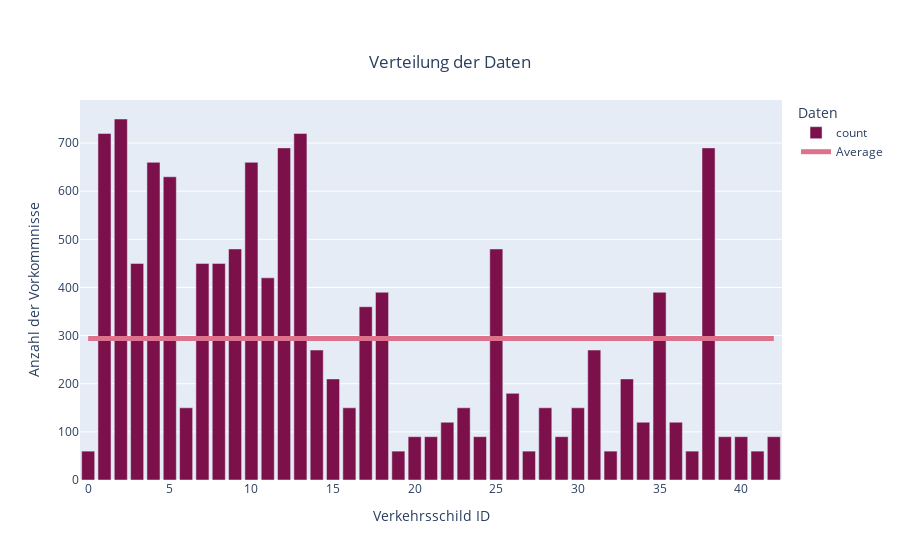

Notebook source saved alongside this figure:
### Markdown cell above
**Testdaten**

### Code cell
plot_sign_distribution(test_data)

### Figure 1 — Plotly figure (JSON) as saved in the notebook; plotly's stock layout.template omitted (floating-point values rounded to 4 significant figures)
{"data": [{"alignmentgroup": "True", "hovertemplate": "Daten=count<br>Verkehrsschild ID=%{x}<br>Anzahl der Vorkommnisse=%{y}<extra></extra>", "legendgroup": "count", "marker": {"color": "#7B104B", "pattern": {"shape": ""}}, "name": "count", "offsetgroup": "count", "orientation": "v", "showlegend": true, "textposition": "auto", "type": "bar", "x": [0, 1, 2, 3, 4, 5, 6, 7, 8, 9, 10, 11, 12, 13, 14, 15, 16, 17, 18, 19, 20, 21, 22, 23, 24, 25, 26, 27, 28, 29, 30, 31, 32, 33, 34, 35, 36, 37, 38, 39, 40, 41, 42], "xaxis": "x", "y": [60, 720, 750, 450, 660, 630, 150, 450, 450, 480, 660, 420, 690, 720, 270, 210, 150, 360, 390, 60, 90, 90, 120, 150, 90, 480, 180, 60, 150, 90, 150, 270, 60, 210, 120, 390, 120, 60, 690, 90, 90, 60, 90], "yaxis": "y"}, {"line": {"color": "#DE718B", "width": 5}, "marker": {"color": "#7B104B"}, "mode": "lines", "name": "Average", "type": "scatter", "x": [0, 42], "y": [293.7, 293.7]}], "layout": {"barmode": "relative", "legend": {"title": {"text": "Daten"}, "tracegroupgap": 0}, "title": {"text": "Verteilung der Daten", "x": 0.5, "xanchor": "center", "y": 0.9, "yanchor": "top"}, "xaxis": {"anchor": "y", "domain": [0, 1], "title": {"text": "Verkehrsschild ID"}}, "yaxis": {"anchor": "x", "domain": [0, 1], "title": {"text": "Anzahl der Vorkommnisse"}}}}
